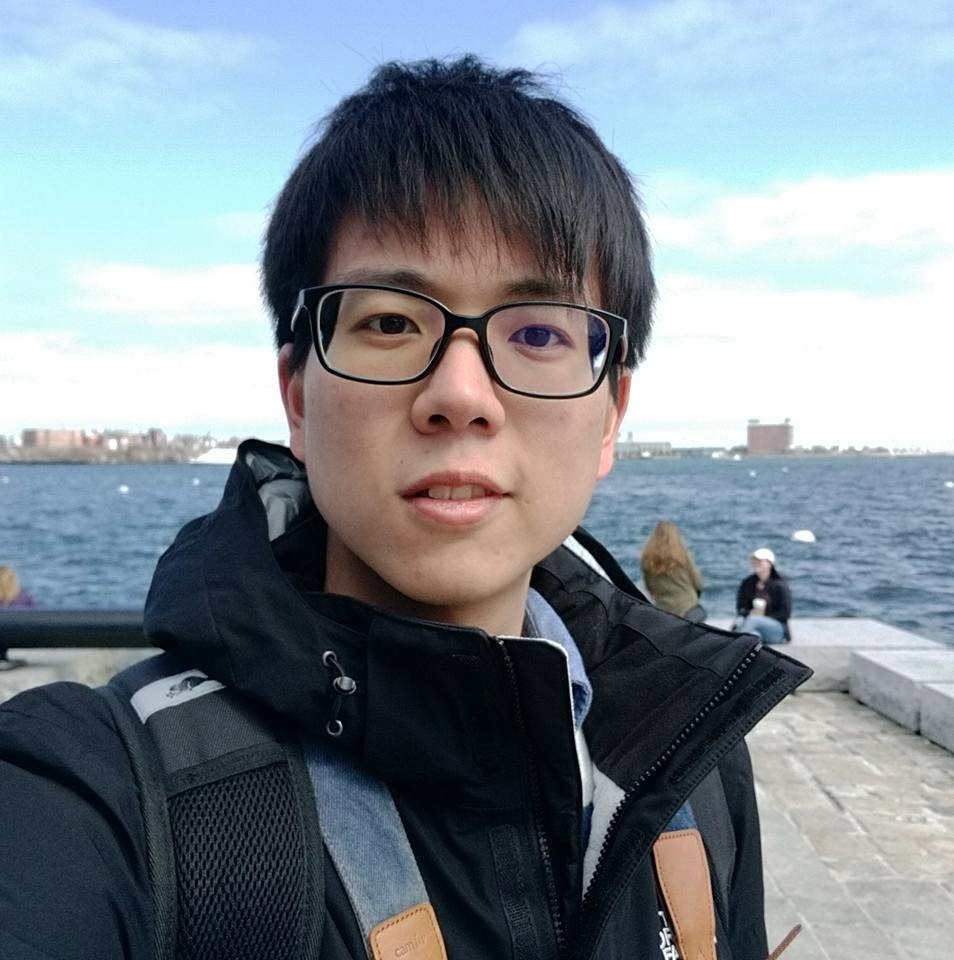
#> input picture TestPhoto.jpg, 954 x 960 px
$ python VideoFaceTracking.py
#> lines starting #> are read from the running program, lines starting #| are printed output that depends on the picture; after the words box and inside, x2 and y2 are one past the last pixel; in counts of white or black regions, pixels touching at a corner belong together
import matplotlib.pyplot as plt
import sys
sys.path.append('/usr/local/lib/python2.7/site-packages')
import cv2
import random

imagePath = 'TestPhoto.jpg'
image = cv2.imread(imagePath)
#> image is the input picture: shape (960, 954, 3); mean B, G, R 144.4, 136.2, 126.2

#load opencv training data
faceCascade = cv2.CascadeClassifier('/usr/local/Cellar/opencv/2.4.12_2/share/OpenCV/haarcascades/haarcascade_frontalface_default.xml')
#eyeCascade = cv2.CascadeClassifier('/usr/local/Cellar/opencv/2.4.12_2/share/OpenCV/haarcascades/haarcascade_eye.xml')

#image2gray
gray = cv2.cvtColor(image, cv2.COLOR_BGR2GRAY)
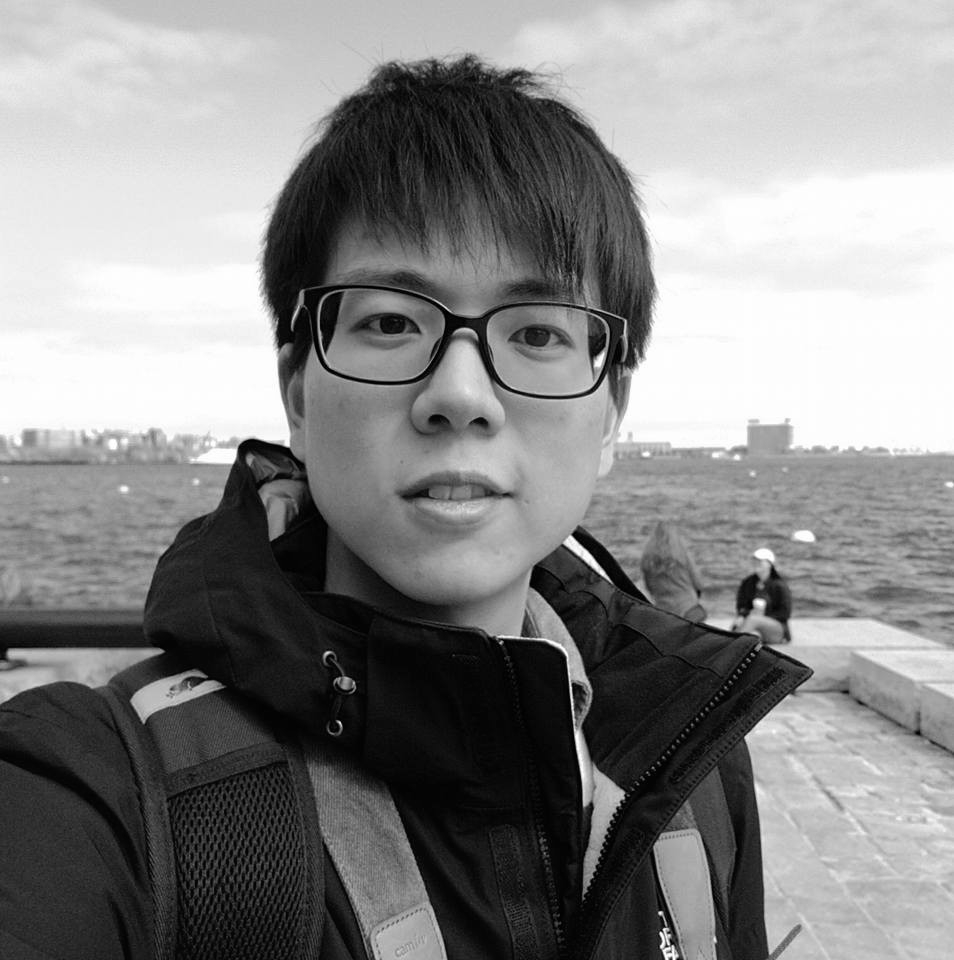
#> gray: shape (960, 954); min 0, max 255, mean 134.1
font = cv2.FONT_HERSHEY_SIMPLEX
faces = faceCascade.detectMultiScale(gray, scaleFactor=1.1, minNeighbors=3, minSize=(20, 20), flags = cv2.CASCADE_SCALE_IMAGE)
#> faces = [[258, 171, 414, 414]]
#faces = faceCascade.detectMultiScale(gray, 1.3, 5)
#eyes = eyeCascade.detectMultiScale(gray)
#print faces

for (x, y, w, h) in faces:

    #add rect (sourceimage,lefttop, rightbottom, color, size)
    cv2.rectangle(image, (x,y), (x+w,y+h), (14,201,255), 5)
    #(video source, string, TopLeft, font, font-size, font-color, font-weight)
    cv2.putText(image, str(random.randrange(20,30)), (x+(w/2)-30,y-10), font, 2, (14,201,255), 7)
#> this loop made 1 pass
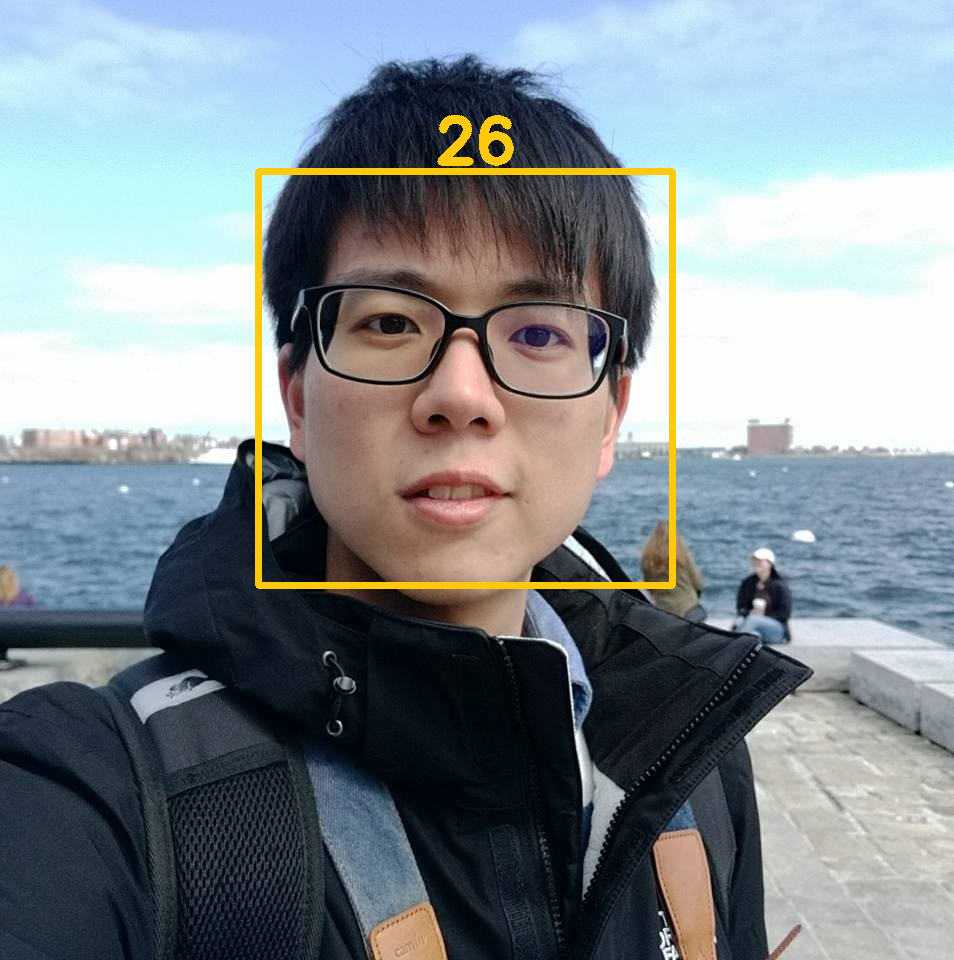
#> image: shape (960, 954, 3); 1.49% of pixels changed, all inside (x1, y1, x2, y2) = (255, 115, 676, 589)

plt.imshow(cv2.cvtColor(image,cv2.COLOR_RGB2BGR))


import imutils

camera = cv2.VideoCapture(0)
fgbg = cv2.BackgroundSubtractorMOG()

# keep looping
while True:
    # grab the current frame
    (grabbed, frame) = camera.read()
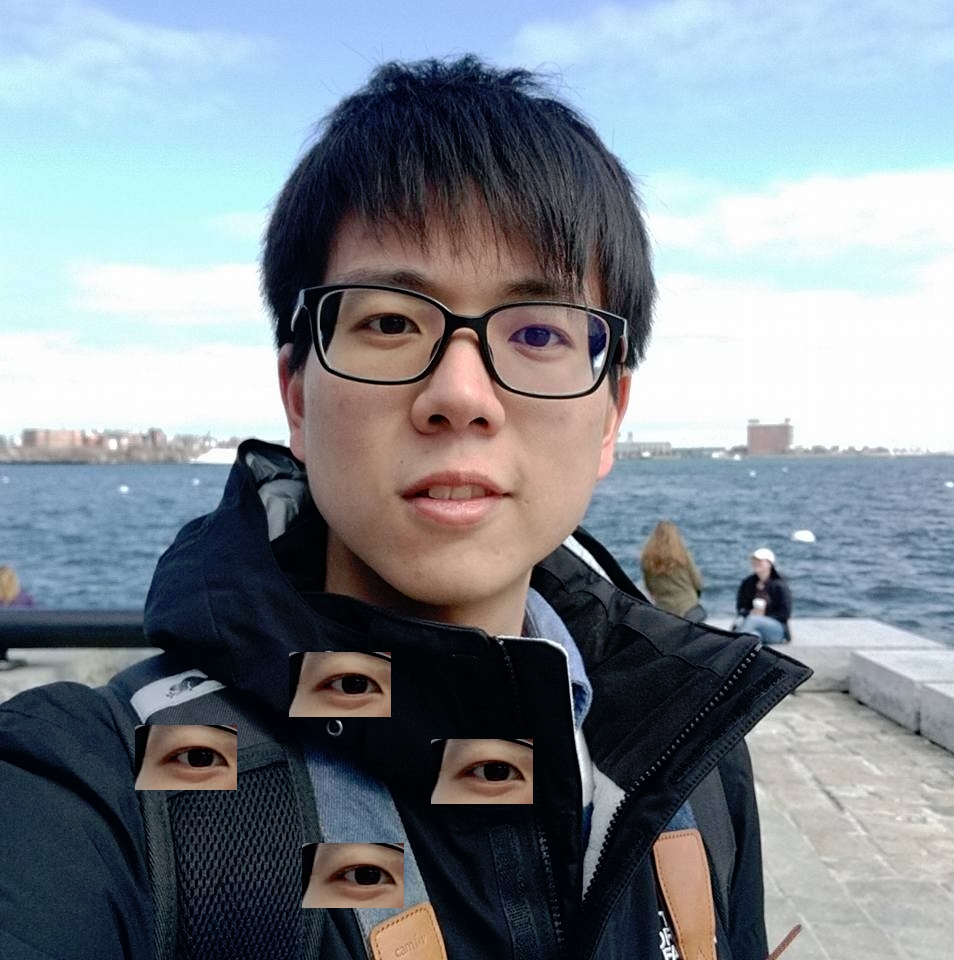
#> input picture TestPhoto2.jpg, 954 x 960 px, given in place of the camera
#> frame is the input picture: shape (960, 954, 3); mean B, G, R 143.7, 135.5, 127
    # get rid of background
    fgmask = fgbg.apply(frame)
#> fgmask: shape (960, 954); every value is 0
    # resize the frame, blur it, and convert it to the HSV
    # color space
    frame = imutils.resize(frame, width=600)
#> frame: shape (603, 600, 3)

    gray = cv2.cvtColor(frame, cv2.COLOR_BGR2GRAY)
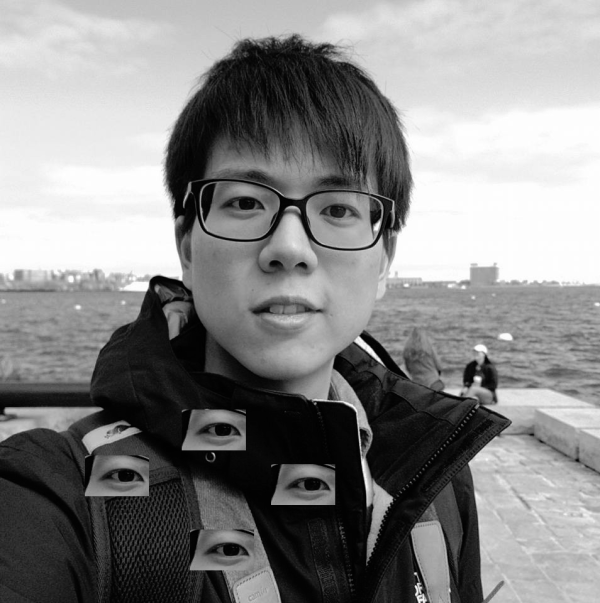
#> gray: shape (603, 600); min 0, max 255, mean 133.9
    font = cv2.FONT_HERSHEY_SIMPLEX
#> font = 0
    faces = faceCascade.detectMultiScale(gray, scaleFactor=1.1, minNeighbors=8, minSize=(100, 100), flags = cv2.CASCADE_SCALE_IMAGE)
#> faces = [[154, 101, 271, 271]]
    for (x, y, w, h) in faces:

        #(sourceimage,lefttop, rightbottom, color, size)
        cv2.rectangle(frame, (x,y), (x+w,y+h), (14,201,255), 5)
        cv2.putText(frame, "Frank", (x,y-10), font, 2, (14,201,255), 7)
#> this loop made 1 pass
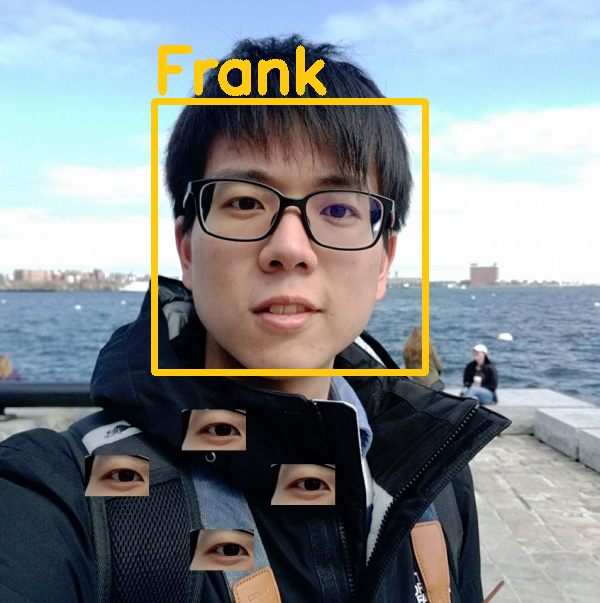
#> frame: shape (603, 600, 3); mean B, G, R 140.2, 138.1, 131.6

    # show the frame to our screen
    cv2.imshow("Frame", frame)
    cv2.imshow("Fgmask", fgmask)
    # if the 'q' key is pressed, stop the loop
    if cv2.waitKey(1) & 0xFF == ord('q'):
#> (key q is pressed here)
        break

# cleanup the camera and close any open windows
camera.release()
cv2.destroyAllWindows()
